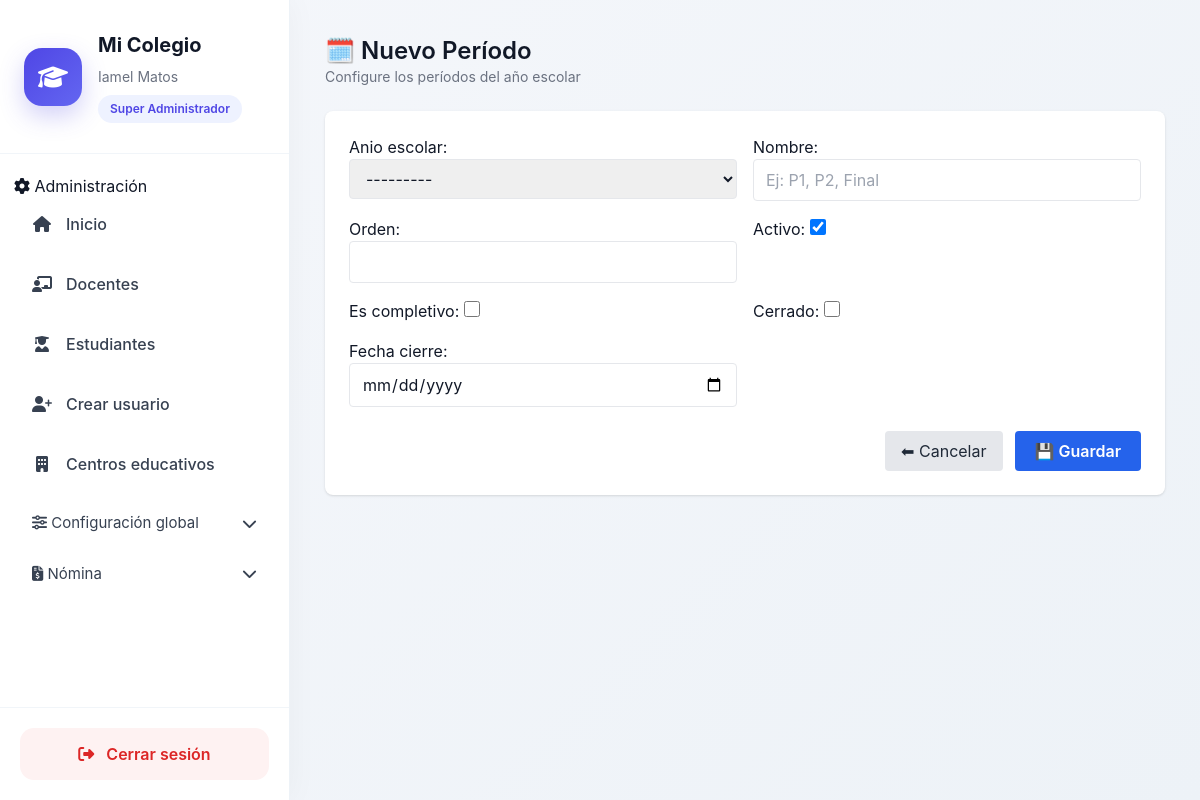
The page /academico/periodos/nuevo/ (signed in) on the database its author committed.
### usuarios/models.py (models this page shows, shortened)
class Usuario(AbstractBaseUser, PermissionsMixin):
    ROLES = (
        ('superadmin', 'Super Administrador'),
        ('admin', 'Administrador'),
        ('secretaria', 'Secretaria'),
        ('docente', 'Docente'),
        ('estudiante', 'Estudiante'),
        ('director', 'Director'),
    )
    username = models.CharField(max_length=100, unique=True)
    email = models.EmailField(unique=True)
    first_name = models.CharField("Nombres", max_length=150)
    last_name = models.CharField("Apellidos", max_length=150)
    rol = models.CharField(
        max_length=20,
        choices=ROLES,
    )
    is_active = models.BooleanField(default=True)
    is_staff = models.BooleanField(default=False)
    fecha_creacion = models.DateTimeField(auto_now_add=True)
    objects = UsuarioManager()
    USERNAME_FIELD = "username"
    REQUIRED_FIELDS = ["email", "first_name", "last_name"]
    def get_full_name(self):
        return f"{self.first_name} {self.last_name}".strip()

### core/models.py (models this page shows, shortened)
class AnioEscolar(models.Model):
    centro = models.ForeignKey(
        CentroEducativo,
        on_delete=models.CASCADE
    )
    nombre = models.CharField(max_length=9)  # 2024-2025
    fecha_inicio = models.DateField()
    fecha_fin = models.DateField()
    activo = models.BooleanField(default=False)
    class Meta:
        unique_together = ('centro', 'nombre')
    def __str__(self):
        return f"{self.nombre} - {self.centro.nombre}"

class CentroEducativo(models.Model):
    nombre = models.CharField(max_length=255)
    codigo_minerd = models.CharField(max_length=50, unique=True)
    direccion = models.TextField(blank=True)
    telefono = models.CharField(max_length=20, blank=True)
    email = models.EmailField(blank=True)
    activo = models.BooleanField(default=True)
    fecha_creacion = models.DateTimeField(auto_now_add=True)

### academico/views.py (the view)
# urls.py: path('periodos/nuevo/', views.periodo_create, name='periodo_create'),
@login_required
def periodo_create(request):
    centro = get_centro_activo(request)
    if request.method == 'POST':
        form = PeriodoForm(request.POST, centro=centro)
        if form.is_valid():
            periodo = form.save(commit=False)
            periodo.centro = centro
            periodo.save()
            return redirect('periodo_list')
    else:
        form = PeriodoForm(centro=centro)
    return render(request, 'academico/periodo_form.html', {
        'form': form,
        'accion': 'Nuevo Período'
    })

### academico/views.py (called while the page is built, shortened)
def get_centro_activo(request):
    user = request.user
    if not user.is_authenticated:
        return None
    if user.rol == 'superadmin':
        centro_id = request.session.get('centro_id')
        if not centro_id:
            return None
        return CentroEducativo.objects.filter(id=centro_id).first()

### core/context_processors.py (called while the page is built)
def configuracion_centro(request):
    centro_id = request.session.get('centro_id')
    configuracion = None
    if centro_id:
        try:
            configuracion = ConfiguracionCentro.objects.get(
                centro_id=centro_id
            )
        except ConfiguracionCentro.DoesNotExist:
            pass
    return {
        'configuracion': configuracion
    }

### academico/templates/academico/periodo_form.html (shortened to what this page needs)
{% extends "home.html" %}
{% block content %}
<div class="max-w-4xl mx-auto">
    <div class="mb-6">
        <h2 class="text-2xl font-semibold">
            🗓️ {{ accion|default:"Período Académico" }}
        </h2>
        <p class="text-gray-500 text-sm">
            Configure los períodos del año escolar
        </p>
    </div>
    <div class="bg-white shadow rounded-lg p-6">
        <form method="post">
            <div class="grid grid-cols-1 md:grid-cols-2 gap-4">
                {{ form.as_p }}
            </div>
            <div class="flex justify-end gap-3 mt-6">
                <a href="{% url 'periodo_list' %}"
                   class="px-4 py-2 rounded bg-gray-200 hover:bg-gray-300 text-gray-800">
                    ⬅ Cancelar
                </a>
                <button type="submit"
                        class="px-5 py-2 rounded bg-blue-600 hover:bg-blue-700 text-white font-semibold">
                    💾 Guardar
                </button>
            </div>
        </form>
    </div>
</div>
{% endblock %}

### core/templates/home.html (shortened to what this page needs)
<!DOCTYPE html>
<html lang="es">
  {% load static %}
  <head>
    <script src="https://cdn.tailwindcss.com"></script>
    <link rel="stylesheet" href="https://cdnjs.cloudflare.com/ajax/libs/font-awesome/6.5.0/css/all.min.css" />
    <link rel="stylesheet" href="{% static 'css/dashboard.css' %}" />
  </head>
  <body class="dashboard-body">
    <div class="dashboard-layout">
      <aside class="sidebar">
        <div class="sidebar-header">
          <div class="sidebar-logo">
            <i class="fas fa-graduation-cap"></i>
          </div>
          <div>
            <h1 class="sidebar-title">Mi Colegio</h1>
            <p class="sidebar-user">{{ request.user.get_full_name }}</p>
            <span class="sidebar-role">{{ request.user.get_rol_display }}</span>
          </div>
        </div>
        <nav class="sidebar-nav">
          {% if request.user.is_authenticated %}
            {% if request.user.rol == 'admin' or request.user.rol == 'superadmin' or request.user.is_superuser %}
              <div class="sidebar-section">
                <span>
                  <i class="fas fa-cog"></i>
                  Administración
                </span>
              </div>
              <a href="{% url 'core:home' %}" class="sidebar-link">
                <i class="fas fa-home"></i>
                <span>Inicio</span>
              </a>
              <a href="{% url 'docente_list' %}" class="sidebar-link">
                <i class="fas fa-chalkboard-teacher"></i>
                <span>Docentes</span>
              </a>
              <a href="{% url 'estudiante_list' %}" class="sidebar-link">
                <i class="fas fa-user-graduate"></i>
                <span>Estudiantes</span>
              </a>
              <a href="{% url 'usuarios:crear_miembro' %}" class="sidebar-link">
                <i class="fas fa-user-plus"></i>
                <span>Crear usuario</span>
              </a>
              <a href="{% url 'core:centro_list' %}" class="sidebar-link">
                <i class="fas fa-building"></i>
                <span>Centros educativos</span>
              </a>
              <button type="button" onclick="toggleMenu('menu-configuracion')" class="menu-toggle">
                <div>
                  <i class="fas fa-sliders"></i>
                  <span>Configuración global</span>
                </div>
                <i class="fas fa-chevron-down"></i>
              </button>
            {% endif %}
{% if configuracion and configuracion.modulo_nomina %}
<button type="button"
        onclick="toggleMenu('menu-nomina')"
        class="menu-toggle">
    <div>
        <i class="fas fa-file-invoice-dollar"></i>
        <span>Nómina</span>
    </div>
    <i class="fas fa-chevron-down"></i>
</button>
{% endif %}
          {% endif %}
        </nav>
        <div class="sidebar-footer">
          <a href="{% url 'usuarios:logout' %}" class="logout-btn">
            <i class="fas fa-sign-out-alt"></i>
            <span>Cerrar sesión</span>
          </a>
        </div>
      </aside>
      <main class="main-content">
        {% block content %}
        {% endblock %}
      </main>
    </div>
  </body>
</html>

### static/css/dashboard.css (style rules this page uses)
body.dashboard-body { margin: 0; background: linear-gradient( 135deg, #f5f7fb, #edf2f7 ); font-family: "Inter", sans-serif; color: #111827; }
.dashboard-layout { display: flex; min-height: 100vh; }
.sidebar { width: 290px; background: #ffffff; border-right: 1px solid #edf2f7; display: flex; flex-direction: column; justify-content: space-between; box-shadow: 0 0 30px rgba(0,0,0,.04); }
.sidebar-header { padding: 30px 24px; border-bottom: 1px solid #f1f5f9; display: flex; gap: 16px; align-items: center; }
.sidebar-logo { width: 58px; height: 58px; border-radius: 18px; background: linear-gradient( 135deg, #4f46e5, #6366f1 ); display: flex; align-items: center; justify-content: center; color: white; font-size: 24px; box-shadow: 0 10px 25px rgba(79,70,229,.25); }
.sidebar-title { font-size: 20px; font-weight: 700; margin: 0; }
.sidebar-user { margin-top: 6px; font-size: 14px; color: #6b7280; }
.sidebar-role { display: inline-block; margin-top: 8px; background: #eef2ff; color: #4f46e5; padding: 5px 12px; border-radius: 999px; font-size: 12px; font-weight: 600; }
.sidebar-nav { padding: 20px 14px; flex: 1; overflow-y: auto; }
.sidebar-link { display: flex; align-items: center; gap: 14px; padding: 14px 18px; border-radius: 14px; text-decoration: none; color: #374151; margin-bottom: 8px; transition: all .25s ease; font-weight: 500; }
.sidebar-link i { width: 20px; text-align: center; }
.menu-toggle { width: 100%; border: none; background: transparent; display: flex; justify-content: space-between; align-items: center; padding: 14px 18px; border-radius: 14px; cursor: pointer; color: #374151; font-size: 15px; transition: all .25s ease; }
.sidebar-footer { padding: 20px; border-top: 1px solid #f1f5f9; }
.logout-btn { display: flex; align-items: center; justify-content: center; gap: 12px; background: #fef2f2; color: #dc2626; text-decoration: none; padding: 14px; border-radius: 14px; font-weight: 600; transition: all .25s ease; }
.main-content { flex: 1; padding: 35px; overflow-y: auto; }

### rows shown on the page
Usuario: user.get_full_name "Iamel Matos", user.rol "Super Administrador"
AnioEscolar: activo "☑"

### other values the page prints
{{ accion|default:"Período Académico" }} "Nuevo Período"
